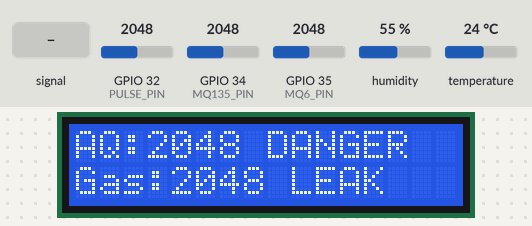
Simulated run of this sketch. Board: ESP32. Parts: 16×2 character LCD. Inputs (shaded band) come from the test bench; at power-on: GPIO 34 (MQ135_PIN) = 2048, GPIO 35 (MQ6_PIN) = 2048, GPIO 32 (PULSE_PIN) = 2048, humidity 55 %, temperature 24 °C. Nothing arrives over Bluetooth unless stated; a phone connects over Bluetooth LE 3 s after start; what the sketch prints to the serial monitor is not drawn.

Above: at 3.2 s.
3.3 s: GPIO 32 (PULSE_PIN) fed a 200 Hz sine of ±1023 counts around its level
17.3 s: GPIO 34 (MQ135_PIN) set to 732
At 20.9 s:
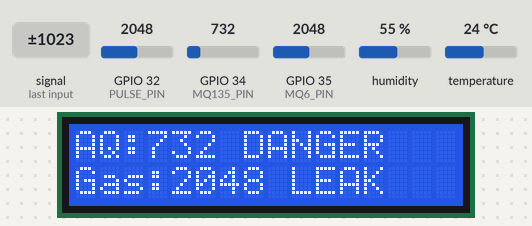
26.3 s: GPIO 34 (MQ135_PIN) set to 663
At 29.7 s:
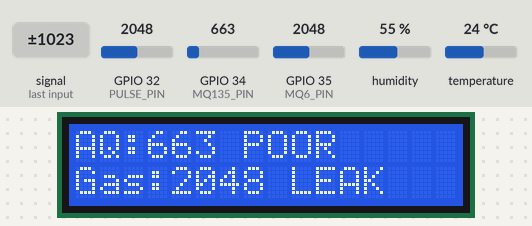
39.9 s: GPIO 35 (MQ6_PIN) set to 160
At 48.5 s:
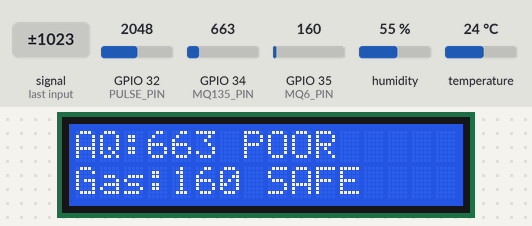
52.0 s: GPIO 35 (MQ6_PIN) set to 192
At 57.2 s:
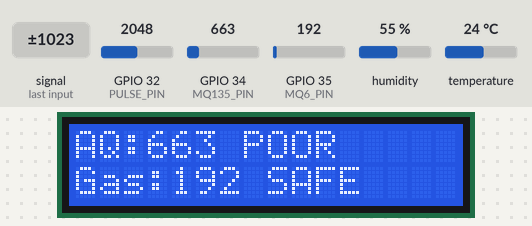
61.1 s: GPIO 35 (MQ6_PIN) set to 221
At 67.0 s:
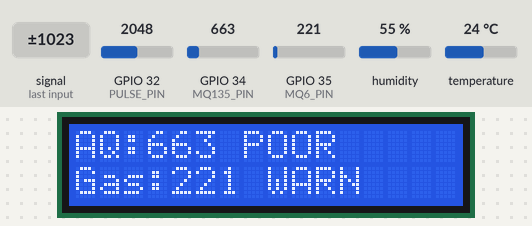
Timing chart, 0 to 68.5 s (numbered marks = the images above; inputs shaded):
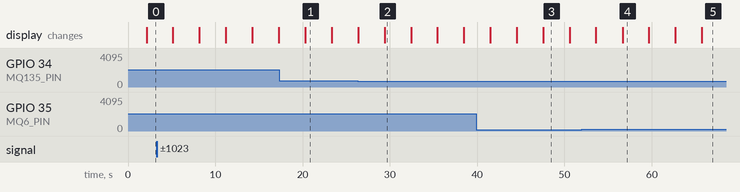

Measured:
- the behaviour switches between 700 and 699 on GPIO 34 (MQ135_PIN) (found by bisection; images 1 and 2)
- the behaviour switches between 199 and 200 on GPIO 35 (MQ6_PIN) (found by bisection; images 4 and 5)
- after the input at 26.3 s, the display: first differs from a run without the input after 3.1 s (image 2)
- after the input at 39.9 s, the display: first differs from a run without the input after 7.7 s (image 3)
- after the input at 61.1 s, the display: first differs from a run without the input after 4.6 s (image 5)
- what the display in image 1 shows lasts 3.0 s, from 20.3 s to 23.3 s

The sketch:

aircare_sketch.ino
```cpp
#include <Wire.h>
#include <LiquidCrystal_I2C.h>
#include <DHT.h>

// ✅ BLE LIBRARIES
#include <BLEDevice.h>
#include <BLEServer.h>
#include <BLEUtils.h>
#include <BLE2902.h>

// LCD
LiquidCrystal_I2C lcd(0x27, 16, 2);

// DHT
#define DHTPIN 4
#define DHTTYPE DHT22
DHT dht(DHTPIN, DHTTYPE);

// MQ Sensors
#define MQ135_PIN 34
#define MQ6_PIN 35

// Pulse Sensor
#define PULSE_PIN 32

// ✅ BLE VARIABLES
BLECharacteristic *pCharacteristic;

#define SERVICE_UUID        "12345678-1234-1234-1234-1234567890ab"
#define CHARACTERISTIC_UUID "abcd1234-5678-1234-5678-abcdef123456"

void setup() {
  Serial.begin(115200);

  dht.begin();
  pinMode(PULSE_PIN, INPUT);

  lcd.init();
  lcd.backlight();

  lcd.setCursor(0,0);
  lcd.print("AI Health System");
  delay(2000);
  lcd.clear();

  // -------- BLE SETUP --------
  BLEDevice::init("AirCare_AI");

  BLEServer *pServer = BLEDevice::createServer();
  BLEService *pService = pServer->createService(SERVICE_UUID);

  pCharacteristic = pService->createCharacteristic(
    CHARACTERISTIC_UUID,
    BLECharacteristic::PROPERTY_NOTIFY
  );

  pCharacteristic->addDescriptor(new BLE2902());

  pService->start();

  BLEAdvertising *pAdvertising = BLEDevice::getAdvertising();
  pAdvertising->start();

  Serial.println("BLE Started...");
}

void loop() {

  int air = analogRead(MQ135_PIN);
  int gas = analogRead(MQ6_PIN);
  int pulseValue = analogRead(PULSE_PIN);

  float hum = dht.readHumidity();
  float temp = dht.readTemperature();

  // -------- BPM ESTIMATION --------
  int bpm = map(pulseValue, 0, 4095, 60, 120);

  // -------- AIR QUALITY --------
  String airStatus, gasStatus, suggestion, health;

  if (air < 200) {
    airStatus = "GOOD";
    suggestion = "Fresh Air";
  }
  else if (air < 400) {
    airStatus = "MOD";
    suggestion = "Open Windows";
  }
  else if (air < 700) {
    airStatus = "POOR";
    suggestion = "Wear Mask";
  }
  else {
    airStatus = "DANGER";
    suggestion = "Leave Area!";
  }

  // -------- GAS --------
  if (gas < 200) gasStatus = "SAFE";
  else if (gas < 400) gasStatus = "WARN";
  else gasStatus = "LEAK";

  // -------- HEALTH --------
  if (bpm < 60) health = "Low Pulse";
  else if (bpm < 100) health = "Normal";
  else health = "High Pulse!";

  // -------- JSON DATA --------
  String jsonData = "{";
  jsonData += "\"air\":" + String(air) + ",";
  jsonData += "\"air_status\":\"" + airStatus + "\",";
  jsonData += "\"gas\":" + String(gas) + ",";
  jsonData += "\"gas_status\":\"" + gasStatus + "\",";
  jsonData += "\"temperature\":" + String(temp) + ",";
  jsonData += "\"humidity\":" + String(hum) + ",";
  jsonData += "\"pulse\":" + String(bpm) + ",";
  jsonData += "\"health\":\"" + health + "\",";
  jsonData += "\"suggestion\":\"" + suggestion + "\"";
  jsonData += "}";

  // ✅ SERIAL (for debugging)
  Serial.println(jsonData);

  // ✅ BLE SEND
  pCharacteristic->setValue(jsonData.c_str());
  pCharacteristic->notify();

  // -------- LCD SCREEN 1 --------
  lcd.clear();
  lcd.setCursor(0,0);
  lcd.print("AQ:");
  lcd.print(air);
  lcd.print(" ");
  lcd.print(airStatus);

  lcd.setCursor(0,1);
  lcd.print("Gas:");
  lcd.print(gas);
  lcd.print(" ");
  lcd.print(gasStatus);

  delay(3000);

  // -------- LCD SCREEN 2 --------
  lcd.clear();
  lcd.setCursor(0,0);
  lcd.print("T:");
  lcd.print(temp);
  lcd.print(" H:");
  lcd.print(hum);

  lcd.setCursor(0,1);
  lcd.print(suggestion);

  delay(3000);

  // -------- LCD SCREEN 3 --------
  lcd.clear();
  lcd.setCursor(0,0);
  lcd.print("Pulse:");
  lcd.print(bpm);

  lcd.setCursor(0,1);
  lcd.print(health);

  delay(3000);
}
```
